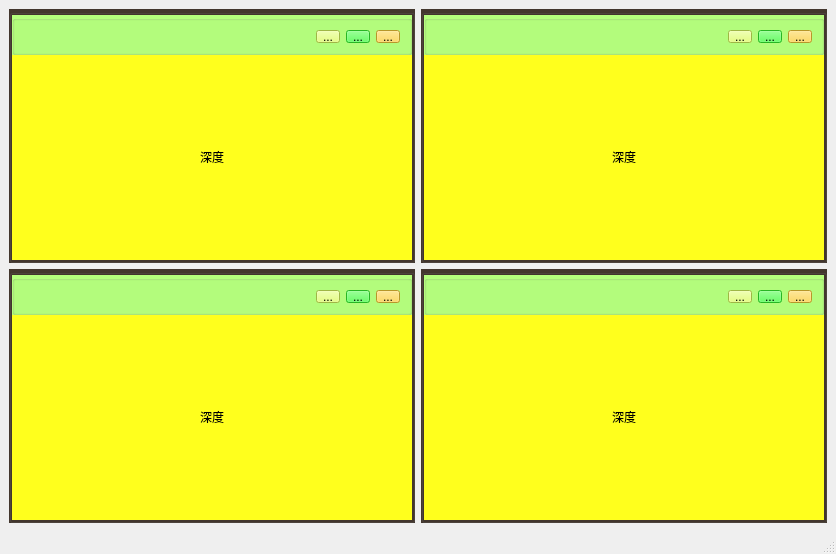
<?xml version="1.0" encoding="UTF-8"?>
<ui version="4.0">
 <class>MainWindow</class>
 <widget class="QMainWindow" name="MainWindow">
  <property name="geometry">
   <rect>
    <x>0</x>
    <y>0</y>
    <width>832</width>
    <height>554</height>
   </rect>
  </property>
  <property name="windowTitle">
   <string>MainWindow</string>
  </property>
  <widget class="QWidget" name="centralwidget">
   <layout class="QGridLayout" name="gridLayout">
    <item row="0" column="0">
     <widget class="QGroupBox" name="gbx1">
      <property name="styleSheet">
       <string notr="true">background-color: rgb(67, 55, 46);</string>
      </property>
      <property name="title">
       <string/>
      </property>
      <layout class="QVBoxLayout" name="verticalLayout">
       <property name="spacing">
        <number>0</number>
       </property>
       <property name="leftMargin">
        <number>0</number>
       </property>
       <property name="topMargin">
        <number>0</number>
       </property>
       <property name="rightMargin">
        <number>0</number>
       </property>
       <property name="bottomMargin">
        <number>0</number>
       </property>
       <item>
        <widget class="QGroupBox" name="groupBox_4">
         <property name="minimumSize">
          <size>
           <width>0</width>
           <height>40</height>
          </size>
         </property>
         <property name="maximumSize">
          <size>
           <width>16777215</width>
           <height>40</height>
          </size>
         </property>
         <property name="styleSheet">
          <string notr="true">background-color: rgb(181, 255, 125);</string>
         </property>
         <property name="title">
          <string/>
         </property>
         <layout class="QHBoxLayout" name="horizontalLayout_2">
          <property name="leftMargin">
           <number>9</number>
          </property>
          <property name="topMargin">
           <number>9</number>
          </property>
          <property name="bottomMargin">
           <number>9</number>
          </property>
          <item>
           <spacer name="horizontalSpacer_2">
            <property name="orientation">
             <enum>Qt::Horizontal</enum>
            </property>
            <property name="sizeHint" stdset="0">
             <size>
              <width>367</width>
              <height>17</height>
             </size>
            </property>
           </spacer>
          </item>
          <item>
           <widget class="QToolButton" name="toolButton_4">
            <property name="styleSheet">
             <string notr="true">background-color: rgb(221, 255, 96);</string>
            </property>
            <property name="text">
             <string>...</string>
            </property>
           </widget>
          </item>
          <item>
           <widget class="QToolButton" name="toolButton_5">
            <property name="styleSheet">
             <string notr="true">background-color: rgb(54, 255, 51);</string>
            </property>
            <property name="text">
             <string>...</string>
            </property>
           </widget>
          </item>
          <item>
           <widget class="QToolButton" name="toolButton_6">
            <property name="styleSheet">
             <string notr="true">background-color: rgb(255, 212, 58);</string>
            </property>
            <property name="text">
             <string>...</string>
            </property>
           </widget>
          </item>
         </layout>
        </widget>
       </item>
       <item>
        <layout class="QGridLayout" name="gridLayout_2">
         <item row="0" column="0">
          <widget class="FixedAspectRatioLabel" name="label">
           <property name="sizePolicy">
            <sizepolicy hsizetype="MinimumExpanding" vsizetype="MinimumExpanding">
             <horstretch>0</horstretch>
             <verstretch>0</verstretch>
            </sizepolicy>
           </property>
           <property name="minimumSize">
            <size>
             <width>400</width>
             <height>200</height>
            </size>
           </property>
           <property name="styleSheet">
            <string notr="true">background-color: rgb(255, 255, 29);</string>
           </property>
           <property name="text">
            <string>&lt;html&gt;&lt;head/&gt;&lt;body&gt;&lt;p align=&quot;center&quot;&gt;深度&lt;/p&gt;&lt;/body&gt;&lt;/html&gt;</string>
           </property>
          </widget>
         </item>
        </layout>
       </item>
      </layout>
     </widget>
    </item>
    <item row="0" column="1">
     <widget class="QGroupBox" name="gbx1_2">
      <property name="styleSheet">
       <string notr="true">background-color: rgb(67, 55, 46);</string>
      </property>
      <property name="title">
       <string/>
      </property>
      <layout class="QVBoxLayout" name="verticalLayout_2">
       <property name="spacing">
        <number>0</number>
       </property>
       <property name="leftMargin">
        <number>0</number>
       </property>
       <property name="topMargin">
        <number>0</number>
       </property>
       <property name="rightMargin">
        <number>0</number>
       </property>
       <property name="bottomMargin">
        <number>0</number>
       </property>
       <item>
        <widget class="QGroupBox" name="groupBox_5">
         <property name="minimumSize">
          <size>
           <width>0</width>
           <height>40</height>
          </size>
         </property>
         <property name="maximumSize">
          <size>
           <width>16777215</width>
           <height>40</height>
          </size>
         </property>
         <property name="styleSheet">
          <string notr="true">background-color: rgb(181, 255, 125);</string>
         </property>
         <property name="title">
          <string/>
         </property>
         <layout class="QHBoxLayout" name="horizontalLayout_3">
          <property name="leftMargin">
           <number>9</number>
          </property>
          <property name="topMargin">
           <number>9</number>
          </property>
          <property name="bottomMargin">
           <number>9</number>
          </property>
          <item>
           <spacer name="horizontalSpacer_3">
            <property name="orientation">
             <enum>Qt::Horizontal</enum>
            </property>
            <property name="sizeHint" stdset="0">
             <size>
              <width>367</width>
              <height>17</height>
             </size>
            </property>
           </spacer>
          </item>
          <item>
           <widget class="QToolButton" name="toolButton_7">
            <property name="styleSheet">
             <string notr="true">background-color: rgb(221, 255, 96);</string>
            </property>
            <property name="text">
             <string>...</string>
            </property>
           </widget>
          </item>
          <item>
           <widget class="QToolButton" name="toolButton_8">
            <property name="styleSheet">
             <string notr="true">background-color: rgb(54, 255, 51);</string>
            </property>
            <property name="text">
             <string>...</string>
            </property>
           </widget>
          </item>
          <item>
           <widget class="QToolButton" name="toolButton_9">
            <property name="styleSheet">
             <string notr="true">background-color: rgb(255, 212, 58);</string>
            </property>
            <property name="text">
             <string>...</string>
            </property>
           </widget>
          </item>
         </layout>
        </widget>
       </item>
       <item>
        <layout class="QGridLayout" name="gridLayout_3">
         <item row="0" column="0">
          <widget class="FixedAspectRatioLabel" name="label_2">
           <property name="sizePolicy">
            <sizepolicy hsizetype="MinimumExpanding" vsizetype="MinimumExpanding">
             <horstretch>0</horstretch>
             <verstretch>0</verstretch>
            </sizepolicy>
           </property>
           <property name="minimumSize">
            <size>
             <width>400</width>
             <height>200</height>
            </size>
           </property>
           <property name="styleSheet">
            <string notr="true">background-color: rgb(255, 255, 29);</string>
           </property>
           <property name="text">
            <string>&lt;html&gt;&lt;head/&gt;&lt;body&gt;&lt;p align=&quot;center&quot;&gt;深度&lt;/p&gt;&lt;/body&gt;&lt;/html&gt;</string>
           </property>
          </widget>
         </item>
        </layout>
       </item>
      </layout>
     </widget>
    </item>
    <item row="1" column="0">
     <widget class="QGroupBox" name="gbx1_3">
      <property name="styleSheet">
       <string notr="true">background-color: rgb(67, 55, 46);</string>
      </property>
      <property name="title">
       <string/>
      </property>
      <layout class="QVBoxLayout" name="verticalLayout_3">
       <property name="spacing">
        <number>0</number>
       </property>
       <property name="leftMargin">
        <number>0</number>
       </property>
       <property name="topMargin">
        <number>0</number>
       </property>
       <property name="rightMargin">
        <number>0</number>
       </property>
       <property name="bottomMargin">
        <number>0</number>
       </property>
       <item>
        <widget class="QGroupBox" name="groupBox_6">
         <property name="minimumSize">
          <size>
           <width>0</width>
           <height>40</height>
          </size>
         </property>
         <property name="maximumSize">
          <size>
           <width>16777215</width>
           <height>40</height>
          </size>
         </property>
         <property name="styleSheet">
          <string notr="true">background-color: rgb(181, 255, 125);</string>
         </property>
         <property name="title">
          <string/>
         </property>
         <layout class="QHBoxLayout" name="horizontalLayout_4">
          <property name="leftMargin">
           <number>9</number>
          </property>
          <property name="topMargin">
           <number>9</number>
          </property>
          <property name="bottomMargin">
           <number>9</number>
          </property>
          <item>
           <spacer name="horizontalSpacer_4">
            <property name="orientation">
             <enum>Qt::Horizontal</enum>
            </property>
            <property name="sizeHint" stdset="0">
             <size>
              <width>367</width>
              <height>17</height>
             </size>
            </property>
           </spacer>
          </item>
          <item>
           <widget class="QToolButton" name="toolButton_10">
            <property name="styleSheet">
             <string notr="true">background-color: rgb(221, 255, 96);</string>
            </property>
            <property name="text">
             <string>...</string>
            </property>
           </widget>
          </item>
          <item>
           <widget class="QToolButton" name="toolButton_11">
            <property name="styleSheet">
             <string notr="true">background-color: rgb(54, 255, 51);</string>
            </property>
            <property name="text">
             <string>...</string>
            </property>
           </widget>
          </item>
          <item>
           <widget class="QToolButton" name="toolButton_12">
            <property name="styleSheet">
             <string notr="true">background-color: rgb(255, 212, 58);</string>
            </property>
            <property name="text">
             <string>...</string>
            </property>
           </widget>
          </item>
         </layout>
        </widget>
       </item>
       <item>
        <layout class="QGridLayout" name="gridLayout_4">
         <item row="0" column="0">
          <widget class="FixedAspectRatioLabel" name="label_3">
           <property name="sizePolicy">
            <sizepolicy hsizetype="MinimumExpanding" vsizetype="MinimumExpanding">
             <horstretch>0</horstretch>
             <verstretch>0</verstretch>
            </sizepolicy>
           </property>
           <property name="minimumSize">
            <size>
             <width>400</width>
             <height>200</height>
            </size>
           </property>
           <property name="styleSheet">
            <string notr="true">background-color: rgb(255, 255, 29);</string>
           </property>
           <property name="text">
            <string>&lt;html&gt;&lt;head/&gt;&lt;body&gt;&lt;p align=&quot;center&quot;&gt;深度&lt;/p&gt;&lt;/body&gt;&lt;/html&gt;</string>
           </property>
          </widget>
         </item>
        </layout>
       </item>
      </layout>
     </widget>
    </item>
    <item row="1" column="1">
     <widget class="QGroupBox" name="gbx1_4">
      <property name="styleSheet">
       <string notr="true">background-color: rgb(67, 55, 46);</string>
      </property>
      <property name="title">
       <string/>
      </property>
      <layout class="QVBoxLayout" name="verticalLayout_4">
       <property name="spacing">
        <number>0</number>
       </property>
       <property name="leftMargin">
        <number>0</number>
       </property>
       <property name="topMargin">
        <number>0</number>
       </property>
       <property name="rightMargin">
        <number>0</number>
       </property>
       <property name="bottomMargin">
        <number>0</number>
       </property>
       <item>
        <widget class="QGroupBox" name="groupBox_7">
         <property name="minimumSize">
          <size>
           <width>0</width>
           <height>40</height>
          </size>
         </property>
         <property name="maximumSize">
          <size>
           <width>16777215</width>
           <height>40</height>
          </size>
         </property>
         <property name="styleSheet">
          <string notr="true">background-color: rgb(181, 255, 125);</string>
         </property>
         <property name="title">
          <string/>
         </property>
         <layout class="QHBoxLayout" name="horizontalLayout_5">
          <property name="leftMargin">
           <number>9</number>
          </property>
          <property name="topMargin">
           <number>9</number>
          </property>
          <property name="bottomMargin">
           <number>9</number>
          </property>
          <item>
           <spacer name="horizontalSpacer_5">
            <property name="orientation">
             <enum>Qt::Horizontal</enum>
            </property>
            <property name="sizeHint" stdset="0">
             <size>
              <width>367</width>
              <height>17</height>
             </size>
            </property>
           </spacer>
          </item>
          <item>
           <widget class="QToolButton" name="toolButton_13">
            <property name="styleSheet">
             <string notr="true">background-color: rgb(221, 255, 96);</string>
            </property>
            <property name="text">
             <string>...</string>
            </property>
           </widget>
          </item>
          <item>
           <widget class="QToolButton" name="toolButton_14">
            <property name="styleSheet">
             <string notr="true">background-color: rgb(54, 255, 51);</string>
            </property>
            <property name="text">
             <string>...</string>
            </property>
           </widget>
          </item>
          <item>
           <widget class="QToolButton" name="toolButton_15">
            <property name="styleSheet">
             <string notr="true">background-color: rgb(255, 212, 58);</string>
            </property>
            <property name="text">
             <string>...</string>
            </property>
           </widget>
          </item>
         </layout>
        </widget>
       </item>
       <item>
        <layout class="QGridLayout" name="gridLayout_5">
         <item row="0" column="0">
          <widget class="FixedAspectRatioLabel" name="label_4">
           <property name="sizePolicy">
            <sizepolicy hsizetype="MinimumExpanding" vsizetype="MinimumExpanding">
             <horstretch>0</horstretch>
             <verstretch>0</verstretch>
            </sizepolicy>
           </property>
           <property name="minimumSize">
            <size>
             <width>400</width>
             <height>200</height>
            </size>
           </property>
           <property name="styleSheet">
            <string notr="true">background-color: rgb(255, 255, 29);</string>
           </property>
           <property name="text">
            <string>&lt;html&gt;&lt;head/&gt;&lt;body&gt;&lt;p align=&quot;center&quot;&gt;深度&lt;/p&gt;&lt;/body&gt;&lt;/html&gt;</string>
           </property>
          </widget>
         </item>
        </layout>
       </item>
      </layout>
     </widget>
    </item>
   </layout>
  </widget>
  <widget class="QMenuBar" name="menubar">
   <property name="geometry">
    <rect>
     <x>0</x>
     <y>0</y>
     <width>832</width>
     <height>22</height>
    </rect>
   </property>
  </widget>
  <widget class="QStatusBar" name="statusbar"/>
 </widget>
 <customwidgets>
  <customwidget>
   <class>FixedAspectRatioLabel</class>
   <extends>QLabel</extends>
   <header>fixedaspectratiolabel.h</header>
  </customwidget>
 </customwidgets>
 <resources/>
 <connections/>
</ui>
